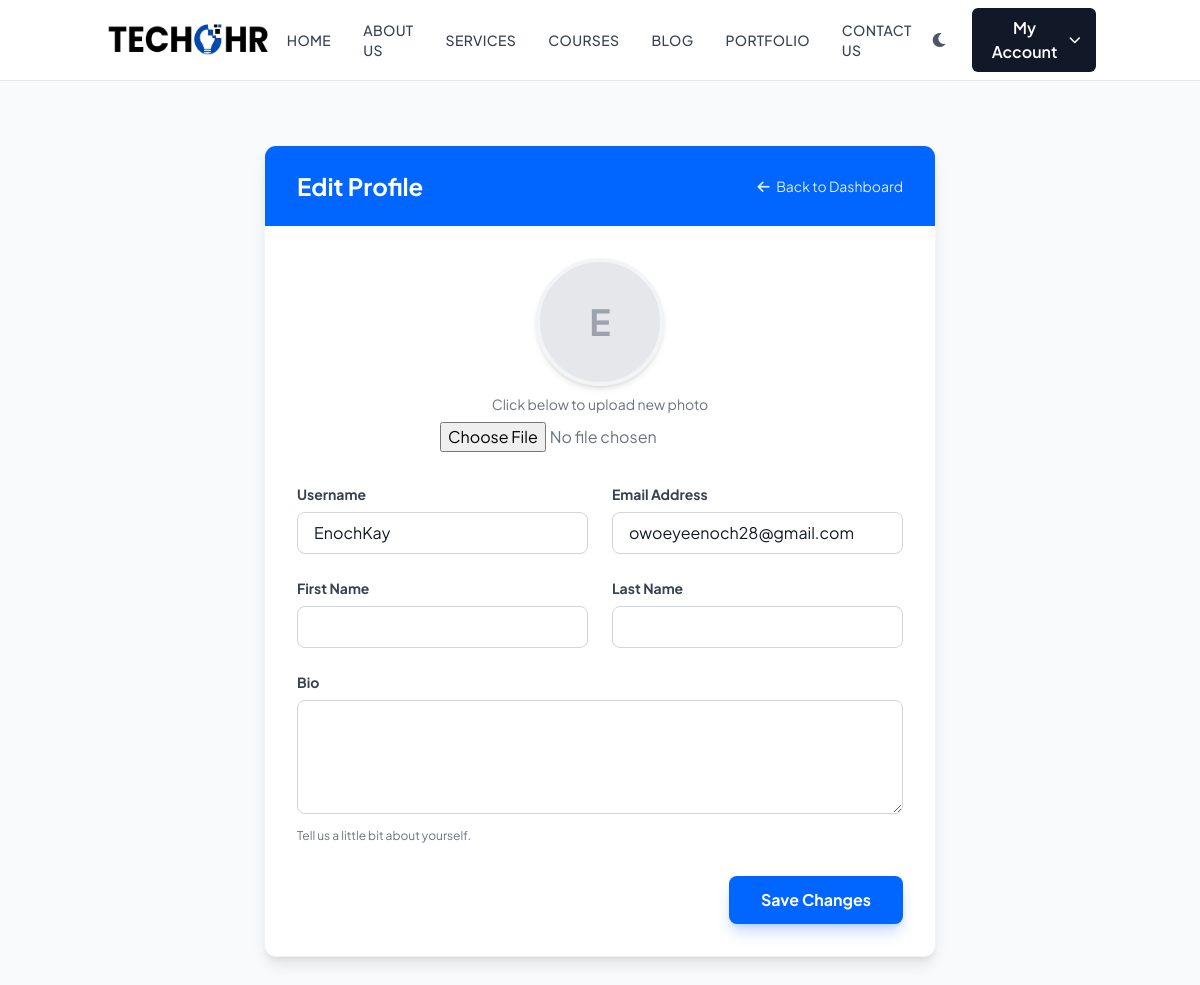
The page /users/profile/ (signed in) on the database its author committed.
### core/models.py (models this page shows, shortened)
class SiteSettings(models.Model):
    site_name = models.CharField(max_length=200, default='TechOhr')
    logo = models.ImageField(upload_to='settings/logo/', blank=True, null=True)
    favicon = models.ImageField(upload_to='settings/favicon/', blank=True, null=True)
    logo_light = models.ImageField(upload_to='settings/logo/', blank=True, null=True)
    logo_dark = models.ImageField(upload_to='settings/logo/', blank=True, null=True)
    address = models.CharField(max_length=255, blank=True)
    email_primary = models.EmailField(blank=True)
    email_support = models.EmailField(blank=True)
    phone_primary = models.CharField(max_length=50, blank=True)
    facebook_url = models.URLField(blank=True)
    twitter_url = models.URLField(blank=True)
    linkedin_url = models.URLField(blank=True)
    instagram_url = models.URLField(blank=True)
    map_embed_url = models.URLField(blank=True, help_text="Paste the Google Maps embed URL")
    updated_at = models.DateTimeField(auto_now=True)

### users/models.py (models this page shows, shortened)
class User(AbstractUser):
    is_student = models.BooleanField(default=False)
    is_instructor = models.BooleanField(default=False)
    bio = models.TextField(blank=True, null=True)
    profile_picture = models.ImageField(upload_to='profile_pics/', blank=True, null=True)

### users/views.py (the view)
# urls.py: path('profile/', views.profile, name='profile'),
@login_required
def profile(request):
    if request.method == 'POST':
        form = ProfileForm(request.POST, request.FILES, instance=request.user)
        if form.is_valid():
            form.save()
            messages.success(request, 'Your profile has been updated successfully!')
            return redirect('profile')
    else:
        form = ProfileForm(instance=request.user)
    return render(request, 'users/profile.html', {'form': form})

### core/context_processors.py (called while the page is built)
def site_settings(request):
    settings_obj = SiteSettings.objects.first()
    stats_obj = CompanyStats.objects.first()
    return {
        'site_settings': settings_obj,
        'company_stats': stats_obj,
    }

### templates/users/profile.html (shortened to what this page needs)
{% extends 'base.html' %}
{% block content %}
{% if user.is_staff %}
    {% include 'partials/admin_topbar.html' %}
    <div class="flex min-h-screen bg-gray-50 dark:bg-gray-900 transition-colors duration-300">
        <aside class="hidden md:block w-64 bg-white dark:bg-gray-800 border-r border-gray-200 dark:border-gray-700 flex-shrink-0">
            <div class="p-6">
                <a href="{% url 'home' %}" class="flex items-center space-x-2">
                    <span class="text-2xl font-bold tracking-wider text-gray-800 dark:text-white">TECH</span>
                    <span class="text-primary text-2xl"><i class="fas fa-bolt"></i></span>
                    <span class="text-2xl font-bold tracking-wider text-gray-800 dark:text-white">OHR</span>
                </a>
            </div>
            <nav class="mt-6 px-4 space-y-2">
                <a href="{% url 'admin_dashboard' %}" class="flex items-center px-4 py-3 text-gray-600 dark:text-gray-300 hover:bg-gray-100 dark:hover:bg-gray-700 rounded-lg transition font-medium">
                    <i class="fas fa-tachometer-alt w-6"></i> Dashboard
                </a>
                <a href="{% url 'manage_projects' %}" class="flex items-center px-4 py-3 text-gray-600 dark:text-gray-300 hover:bg-gray-100 dark:hover:bg-gray-700 rounded-lg transition font-medium">
                    <i class="fas fa-project-diagram w-6"></i> Projects
                </a>
                <a href="{% url 'manage_testimonials' %}" class="flex items-center px-4 py-3 text-gray-600 dark:text-gray-300 hover:bg-gray-100 dark:hover:bg-gray-700 rounded-lg transition font-medium">
                    <i class="fas fa-comment-alt w-6"></i> Testimonials
                </a>
                <a href="{% url 'manage_messages' %}" class="flex items-center px-4 py-3 text-gray-600 dark:text-gray-300 hover:bg-gray-100 dark:hover:bg-gray-700 rounded-lg transition font-medium">
                    <i class="fas fa-envelope w-6"></i> Messages
                </a>
                <a href="{% url 'manage_users' %}" class="flex items-center px-4 py-3 text-gray-600 dark:text-gray-300 hover:bg-gray-100 dark:hover:bg-gray-700 rounded-lg transition font-medium">
                    <i class="fas fa-users w-6"></i> Users
                </a>
                <div class="border-t border-gray-200 dark:border-gray-700 my-2 pt-2">
                    <a href="{% url 'profile' %}" class="flex items-center px-4 py-3 bg-blue-50 dark:bg-blue-900/20 text-primary dark:text-blue-400 rounded-lg transition font-medium">
                        <i class="fas fa-user-circle w-6"></i> Profile
                    </a>
                    <a href="{% url 'logout' %}" class="flex items-center px-4 py-3 text-red-600 dark:text-red-400 hover:bg-red-50 dark:hover:bg-red-900/20 rounded-lg transition font-medium">
                        <i class="fas fa-sign-out-alt w-6"></i> Logout
                    </a>
                </div>
            </nav>
        </aside>
        <div class="flex-1 flex flex-col w-full max-w-7xl mx-auto md:px-8 py-8">
{% else %}
    <div class="py-16 bg-gray-50 dark:bg-gray-900 min-h-screen transition-colors duration-300">
    <div class="container mx-auto px-4">
{% endif %}
        <div class="max-w-2xl mx-auto bg-white dark:bg-gray-800 rounded-xl shadow-lg border border-gray-100 dark:border-gray-700 overflow-hidden">
            <div class="bg-primary px-8 py-6 text-white flex justify-between items-center">
                <h1 class="text-2xl font-bold">Edit Profile</h1>
                {% if user.is_staff %}
                    <a href="{% url 'admin_dashboard' %}" class="text-blue-100 hover:text-white text-sm"><i class="fas fa-arrow-left mr-1"></i> Back to Dashboard</a>
                {% else %}
                    <a href="{% url 'dashboard' %}" class="text-blue-100 hover:text-white text-sm"><i class="fas fa-arrow-left mr-1"></i> Back to Dashboard</a>
                {% endif %}
            </div>
            <form method="post" enctype="multipart/form-data" class="p-8">
                <div class="mb-8 flex flex-col items-center">
                    <div class="relative group">
                        {% if user.profile_picture %}
                        <img src="{{ user.profile_picture.url }}" alt="{{ user.username }}" class="w-32 h-32 rounded-full object-cover border-4 border-gray-100 dark:border-gray-700 shadow-md">
                        {% else %}
                        <div class="w-32 h-32 bg-gray-200 dark:bg-gray-700 rounded-full flex items-center justify-center text-4xl font-bold text-gray-400 dark:text-gray-500 border-4 border-gray-100 dark:border-gray-700 shadow-md">
                            {{ user.username|first|upper }}
                        </div>
                        {% endif %}
                    </div>
                    <p class="text-sm text-gray-500 dark:text-gray-400 mt-2">Click below to upload new photo</p>
                    <div class="mt-2 w-full max-w-xs text-center text-gray-500 dark:text-gray-400">
                        {{ form.profile_picture }}
                    </div>
                </div>
                <div class="grid grid-cols-1 md:grid-cols-2 gap-6 mb-6">
                    <div class="space-y-2">
                        <label class="block text-sm font-bold text-gray-700 dark:text-gray-300">Username</label>
                        {{ form.username }}
                    </div>
                    <div class="space-y-2">
                        <label class="block text-sm font-bold text-gray-700 dark:text-gray-300">Email Address</label>
                        {{ form.email }}
                    </div>
                </div>
                <div class="grid grid-cols-1 md:grid-cols-2 gap-6 mb-6">
                    <div class="space-y-2">
                        <label class="block text-sm font-bold text-gray-700 dark:text-gray-300">First Name</label>
                        {{ form.first_name }}
                    </div>
                    <div class="space-y-2">
                        <label class="block text-sm font-bold text-gray-700 dark:text-gray-300">Last Name</label>
                        {{ form.last_name }}
                    </div>
                </div>
                <div class="mb-8 space-y-2">
                    <label class="block text-sm font-bold text-gray-700 dark:text-gray-300">Bio</label>
                    {{ form.bio }}
                    <p class="text-xs text-gray-500 dark:text-gray-400">Tell us a little bit about yourself.</p>
                </div>
                <div class="flex justify-end">
                    <button type="submit" class="px-8 py-3 bg-primary text-white font-bold rounded-lg hover:bg-blue-600 transition shadow-lg shadow-blue-500/30">
                        Save Changes
                    </button>
                </div>
            </form>
        </div>
{% if user.is_staff %}
        </div>
    </div>
{% else %}
    </div>
    </div>
{% endif %}
{% endblock %}

### templates/partials/navbar.html (shortened to what this page needs)
<nav class="bg-white dark:bg-dark text-gray-800 dark:text-white sticky top-0 z-50 border-b border-gray-200 dark:border-gray-800" x-data="{ open: false, scrolled: false }" @scroll.window="scrolled = (window.pageYOffset > 20)">
    <div class="container mx-auto px-4">
        <div class="flex justify-between items-center h-20">
            <a href="{% url 'home' %}" class="flex items-center space-x-2 z-50 relative">
                {% if site_settings %}
                    {% if not site_settings.logo_light and not site_settings.logo_dark and site_settings.logo %}
                        <img src="{{ site_settings.logo.url }}" alt="{{ site_settings.site_name }}" class="h-10 w-auto">
                    {% endif %}
                {% else %}
                    <span class="text-2xl font-bold tracking-wider">TECH</span>
                    <span class="text-primary text-2xl"><i class="fas fa-bolt"></i></span>
                    <span class="text-2xl font-bold tracking-wider">OHR</span>
                {% endif %}
            </a>
            <div class="hidden md:flex items-center space-x-2">
                <a href="{% url 'home' %}" class="px-3 py-2 rounded-md text-sm font-medium transition uppercase tracking-wide
                    text-gray-700 dark:text-gray-300 hover:bg-gray-100 dark:hover:bg-gray-800 hover:text-primary
                    {% if request.resolver_match.url_name == 'home' %} bg-gray-100 dark:bg-gray-800 {% endif %}">Home</a>
                <a href="{% url 'about' %}" class="px-3 py-2 rounded-md text-sm font-medium transition uppercase tracking-wide
                    text-gray-700 dark:text-gray-300 hover:bg-gray-100 dark:hover:bg-gray-800 hover:text-primary
                    {% if request.resolver_match.url_name == 'about' %} bg-gray-100 dark:bg-gray-800 {% endif %}">About Us</a>
                <a href="{% url 'service_list' %}" class="px-3 py-2 rounded-md text-sm font-medium transition uppercase tracking-wide
                    text-gray-700 dark:text-gray-300 hover:bg-gray-100 dark:hover:bg-gray-800 hover:text-primary
                    {% if request.resolver_match.url_name == 'service_list' %} bg-gray-100 dark:bg-gray-800 {% endif %}">Services</a>
                <a href="{% url 'course_list' %}" class="px-3 py-2 rounded-md text-sm font-medium transition uppercase tracking-wide
                    text-gray-700 dark:text-gray-300 hover:bg-gray-100 dark:hover:bg-gray-800 hover:text-primary
                    {% if request.resolver_match.url_name == 'course_list' %} bg-gray-100 dark:bg-gray-800 {% endif %}">Courses</a>
                <a href="{% url 'post_list' %}" class="px-3 py-2 rounded-md text-sm font-medium transition uppercase tracking-wide
                    text-gray-700 dark:text-gray-300 hover:bg-gray-100 dark:hover:bg-gray-800 hover:text-primary
                    {% if request.resolver_match.url_name == 'post_list' %} bg-gray-100 dark:bg-gray-800 {% endif %}">Blog</a>
                <a href="{% url 'portfolio' %}" class="px-3 py-2 rounded-md text-sm font-medium transition uppercase tracking-wide
                    text-gray-700 dark:text-gray-300 hover:bg-gray-100 dark:hover:bg-gray-800 hover:text-primary
                    {% if request.resolver_match.url_name == 'portfolio' %} bg-gray-100 dark:bg-gray-800 {% endif %}">Portfolio</a>
                <a href="{% url 'contact' %}" class="px-3 py-2 rounded-md text-sm font-medium transition uppercase tracking-wide
                    text-gray-700 dark:text-gray-300 hover:bg-gray-100 dark:hover:bg-gray-800 hover:text-primary
                    {% if request.resolver_match.url_name == 'contact' %} bg-gray-100 dark:bg-gray-800 {% endif %}">Contact Us</a>
            </div>
            <div class="hidden md:flex items-center space-x-4">
                <button onclick="toggleTheme()" class="p-2 rounded-full text-gray-600 dark:text-gray-300 hover:bg-gray-100 dark:hover:bg-gray-800 transition focus:outline-none" aria-label="Toggle Theme">
                    <i class="fas fa-moon dark:hidden text-gray-600"></i>
                </button>
                 {% if user.is_authenticated %}
                    <div x-data="{ open: false }" class="relative">
                        <button @click="open = !open" class="flex items-center space-x-2 px-4 py-2 rounded-md font-semibold bg-gray-900 text-white hover:bg-gray-800 transition dark:bg-gray-900 dark:text-white">
                            <span>My Account</span>
                            <i class="fas fa-chevron-down text-xs transition-transform duration-300" :class="{'transform rotate-180': open}"></i>
                        </button>
                    </div>
                {% endif %}
            </div>
        </div>
    </div>
</nav>

### templates/base.html (style rules this page uses)
body { font-family: 'Plus Jakarta Sans', sans-serif; }

### rows shown on the page
SiteSettings: logo (picture)
User: username|first "E", username "EnochKay", email "owoeyeenoch28@gmail.com"
